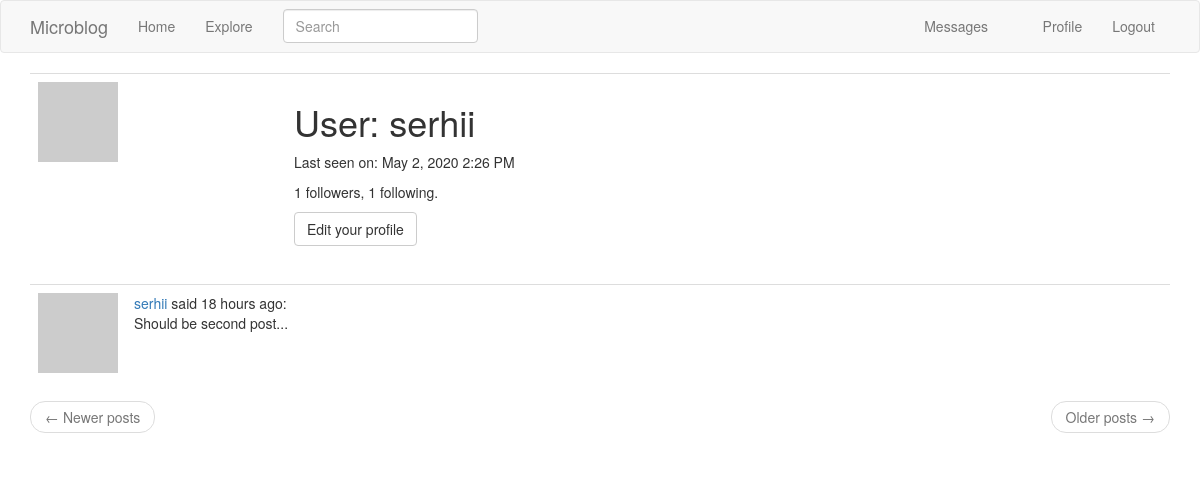
The page /user/serhii (signed in) on the database its author committed.
### app/models.py (models this page shows, shortened)
class User(UserMixin, db.Model):
    id = db.Column(db.Integer, primary_key=True)
    username = db.Column(db.String(64), index=True, unique=True)
    email = db.Column(db.String(120), index=True, unique=True)
    password_hash = db.Column(db.String(128))
    about_me = db.Column(db.String(140))
    last_seen = db.Column(db.DateTime, default=dt.datetime.utcnow)
    last_message_read_time = db.Column(db.DateTime)
    posts = db.relationship("Post", backref="author", lazy="dynamic")
    followed = db.relationship(
        "User",
        secondary=followers,
        primaryjoin=(followers.c.follower_id == id),
        secondaryjoin=(followers.c.followed_id == id),
        backref=db.backref("followers", lazy="dynamic"),
        lazy="dynamic",
    )
    messages_sent = db.relationship(
        "Message", foreign_keys="Message.sender_id", backref="author", lazy="dynamic"
    )
    messages_received = db.relationship(
        "Message",
        foreign_keys="Message.recipient_id",
        backref="recipient",
        lazy="dynamic",
    )
    notifications = db.relationship("Notification", backref="user", lazy="dynamic")
    def avatar(self, size):
        digest = md5(self.email.lower().encode("utf-8")).hexdigest()
        return "https://www.gravatar.com/avatar/{}?d=identicon&s={}".format(
            digest, size
        )
    def new_messages(self):
        last_read_time = self.last_message_read_time or dt.datetime(1900, 1, 1)
        return (
            Message.query.filter_by(recipient=self)
            .filter(Message.timestamp > last_read_time)
            .count()
        )

class SearchableMixin:
    @classmethod
    def before_commit(cls, session):
        session._changes = {
            "add": list(session.new),
            "update": list(session.dirty),
            "delete": list(session.deleted),
        }
    @classmethod
    def after_commit(cls, session):
        for obj in session._changes["add"]:
            if isinstance(obj, SearchableMixin):
                add_to_index(obj.__tablename__, obj)
        for obj in session._changes["update"]:
            if isinstance(obj, SearchableMixin):
                add_to_index(obj.__tablename__, obj)
        for obj in session._changes["delete"]:
            if isinstance(obj, SearchableMixin):
                remove_from_index(obj.__tablename__, obj)
        session._changes = None

class Post(SearchableMixin, db.Model):
    __searchable__ = ["body"]
    id = db.Column(db.Integer, primary_key=True)
    body = db.Column(db.String(140))
    timestamp = db.Column(db.DateTime, index=True, default=dt.datetime.utcnow)
    user_id = db.Column(db.Integer, db.ForeignKey("user.id"), index=True)
    language = db.Column(db.String(5))

### app/main/routes.py (the view)
@bp.route("/user/<username>")
@login_required
def user(username):
    user = User.query.filter_by(username=username).first_or_404()
    page = request.args.get("page", 1, type=int)
    posts = user.posts.order_by(Post.timestamp.desc()).paginate(
        page, current_app.config["POSTS_PER_PAGE"], False
    )
    next_url = (
        url_for("main.user", username=user.username, page=posts.next_num)
        if posts.has_next
        else None
    )
    prev_url = (
        url_for("main.user", username=user.username, page=posts.prev_num)
        if posts.has_prev
        else None
    )
    return render_template(
        "user.html", user=user, posts=posts.items, next_url=next_url, prev_url=prev_url
    )

### app/main/forms.py
class SearchForm(FlaskForm):
    q = StringField(_l("Search"), validators=[DataRequired()])
    def __init__(self, *args, **kwargs):
        if "formdata" not in kwargs:
            kwargs["formdata"] = request.args
        if "csrf_enabled" not in kwargs:
            kwargs["csrf_enabled"] = False
        super(SearchForm, self).__init__(*args, **kwargs)

### app/main/routes.py (called while the page is built)
@bp.before_app_request
def before_request():
    if current_user.is_authenticated:
        current_user.last_seen = datetime.utcnow()
        db.session.commit()
        g.search_form = SearchForm()
    g.locale = str(get_locale())

### app/models.py (called while the page is built)
@login_manager.user_loader
def load_user(id):
    return User.query.get(int(id))

### app/templates/user.html (shortened to what this page needs)
{% extends "base.html" %}
{% block app_content %}
    <table class="table table-hover">
        <tr>
            <td width="256px"><img src="{{ user.avatar(256) }}"></td>
            <td>
                <h1>User: {{ user.username }}</h1>
                {% if user.last_seen %}
                    <p>Last seen on: {{ moment(user.last_seen).format('LLL') }}</p>
                {% endif %}
                <p>{{ user.followers.count() }} followers, {{ user.followed.count() }} following.</p>
                {% if user == current_user %}
                    <p><a class="btn btn-default" href="{{ url_for('main.edit_profile') }}">Edit your profile</a></p>
                {% elif not current_user.is_following(user) %}
                    <p><a class="btn btn-info" href="{{ url_for('main.follow', username=user.username) }}">Follow</a></p>
                {% else %}
                    <p><a class="btn btn-warning" href="{{ url_for('main.unfollow', username=user.username) }}">Unfollow</a></p>
                {% endif %}
            </td>
        </tr>
    </table>
    {% for post in posts %}
        {% include '_post.html' %}
    {% endfor %}
    <nav aria-label="...">
        <ul class="pager">
            <li class="previous{% if not prev_url %} disabled{% endif %}">
                <a href="{{ prev_url or '#' }}">
                    <span aria-hidden="true">&larr;</span> Newer posts
                </a>
            </li>
            <li class="next{% if not next_url %} disabled{% endif %}">
                <a href="{{ next_url or '#' }}">
                    Older posts <span aria-hidden="true">&rarr;</span>
                </a>
            </li>
        </ul>
    </nav>
{% endblock %}

### app/templates/_post.html (shortened to what this page needs)
<table class="table table-hover">
    <tr>
        <td width="70px">
            <a href="{{ url_for('main.user', username=post.author.username) }}">
                <img src="{{ post.author.avatar(70) }}" />
            </a>
        </td>
        <td>
            {{ _('%(username)s said %(when)s', username=user_link, when=moment(post.timestamp).fromNow()) }}:
            <br>
            <span id="post{{ post.id }}">{{ post.body }}</span>
        </td>
    </tr>
</table>

### rows shown on the page
User: username "serhii", last_seen "May 2, 2020 2:26 PM"
Post: body "Should be second post..."

### other values the page prints
{{ user.followers.count() }} "1"
{{ user.followed.count() }} "1"
